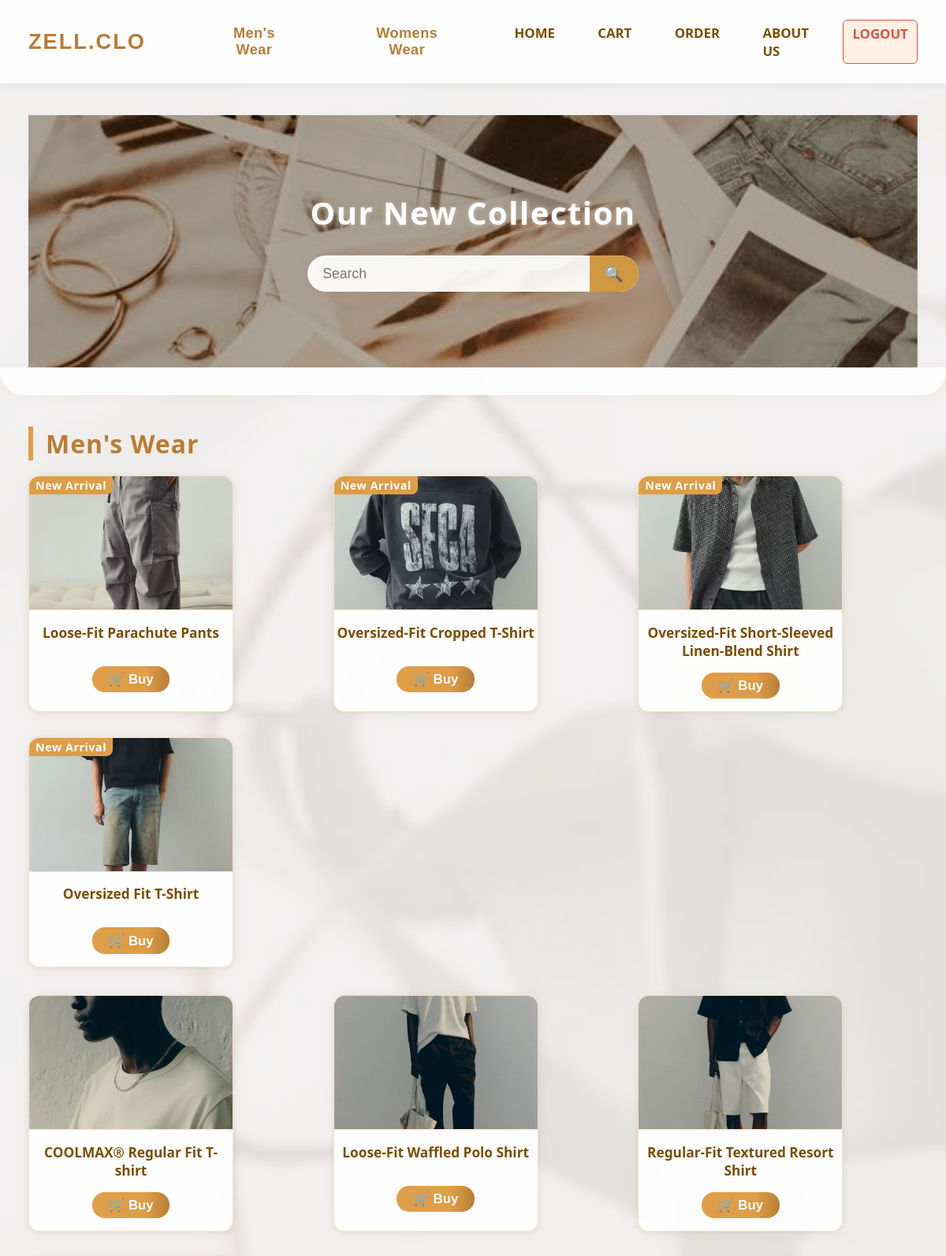
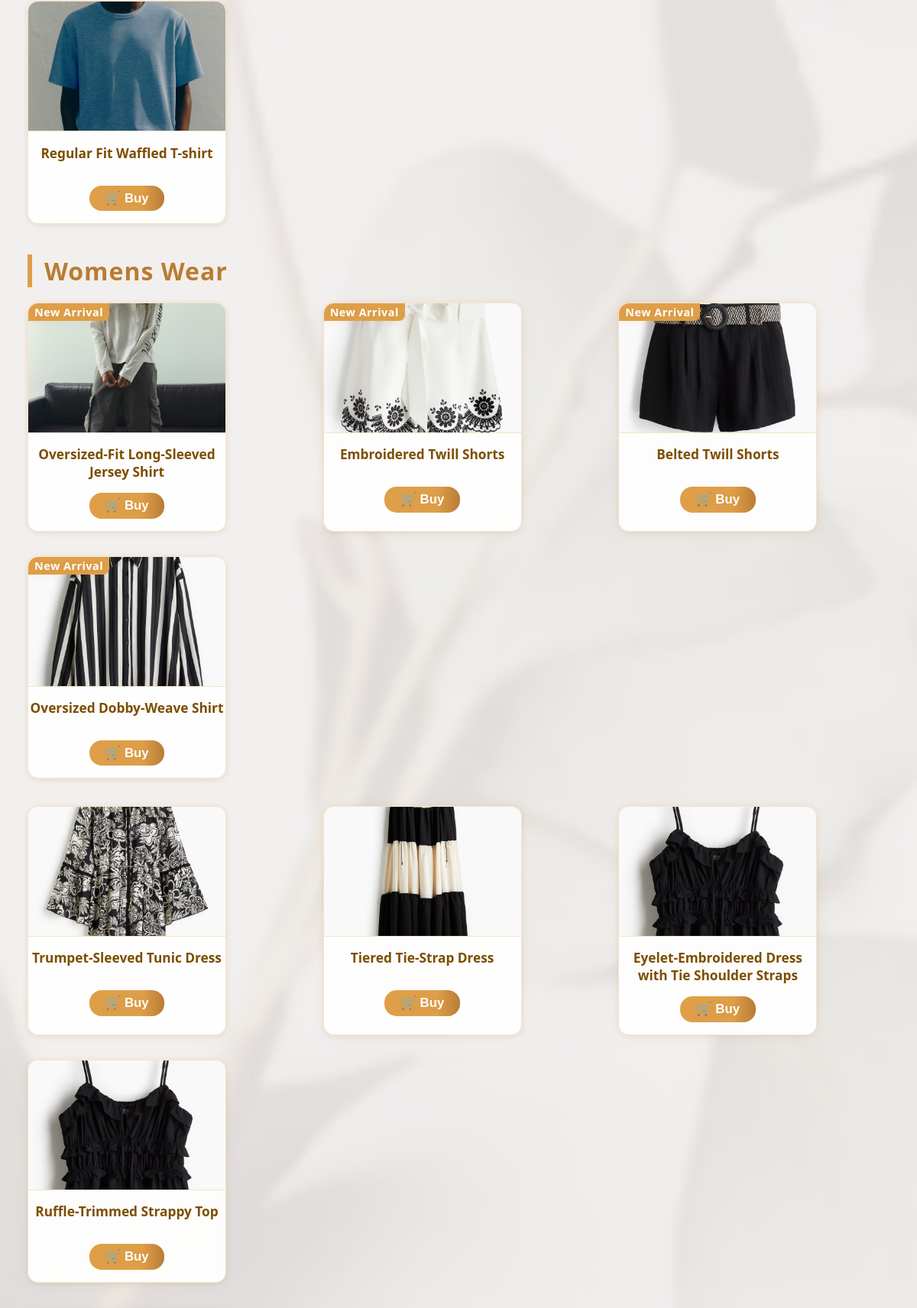
The app's page /welcome.php (signed in, upper part) with its own data (2 pictures, top to bottom).
### tables this page shows
CREATE TABLE `products` (
  `product_id` int(11) NOT NULL,
  `name` varchar(255) NOT NULL,
  `description` text DEFAULT NULL,
  `price` decimal(10,2) NOT NULL,
  `image` varchar(255) DEFAULT NULL,
  `stock` int(11) DEFAULT 0,
  `category` varchar(50) NOT NULL,
  `sizes` varchar(255) NOT NULL,
  `username` varchar(255) NOT NULL,
  `user_id` int(11) NOT NULL,
  `active` tinyint(1) DEFAULT 1
);

### welcome.php (the view, shortened to what this page needs)
<?php
$conn = OpenCon();
$categoryNewArrivals = [
    'mens' => [],
    'womens' => [],
];
$mensStmt = $conn->prepare("
    SELECT MAX(product_id) as product_id
    FROM products
    WHERE LOWER(category) IN ('mens_wear', 'menswear', \"men's wear\")
    GROUP BY LOWER(name), price, LOWER(image)
    ORDER BY product_id DESC
    LIMIT 4
");
$mensStmt->execute();
$mensResult = $mensStmt->get_result();
while ($row = $mensResult->fetch_assoc()) {
    $categoryNewArrivals['mens'][] = $row['product_id'];
}
$womensStmt = $conn->prepare("
    SELECT MAX(product_id) as product_id
    FROM products
    WHERE LOWER(category) IN ('womens_wear', 'womenswear', 'womens wear')
    GROUP BY LOWER(name), price, LOWER(image)
    ORDER BY product_id DESC
    LIMIT 4
");
$womensStmt->execute();
$womensResult = $womensStmt->get_result();
while ($row = $womensResult->fetch_assoc()) {
    $categoryNewArrivals['womens'][] = $row['product_id'];
}
$stmt = $conn->prepare("SELECT product_id, name, price, image, category, active FROM products ORDER BY product_id DESC");
$stmt->execute();
$result = $stmt->get_result();
$allProducts = $result->fetch_all(MYSQLI_ASSOC);
$products = [];
$seen = [];
foreach ($allProducts as $product) {
    if (isset($product['active']) && $product['active'] != 1) continue;
    $key = strtolower(trim($product['name'])) . '|' . $product['price'] . '|' . strtolower(trim($product['image']));
    if (!isset($seen[$key])) {
        $products[] = $product;
        $seen[$key] = true;
    }
}
$categoryProducts = [
    'mens' => ['new' => [], 'old' => []],
    'womens' => ['new' => [], 'old' => []],
];
foreach ($products as $product) {
    $cat = '';
    if (
        isset($product['category']) &&
        (strtolower($product['category']) === 'mens_wear' || strtolower($product['category']) === 'menswear' || strtolower($product['category']) === "men's wear")
    ) {
        $cat = 'mens';
    } elseif (
        isset($product['category']) &&
        (strtolower($product['category']) === 'womens_wear' || strtolower($product['category']) === 'womenswear' || strtolower($product['category']) === "womens wear")
    ) {
        $cat = 'womens';
    }
    if ($cat) {
        if (in_array($product['product_id'], $categoryNewArrivals[$cat])) {
            $categoryProducts[$cat]['new'][] = $product;
        } else {
            $categoryProducts[$cat]['old'][] = $product;
        }
    }
}
?>
<!DOCTYPE html>
<html lang="en">
<head>
</head>
<body>
  <header>
    <div class="logo">ZELL.CLO</div>
    <div class="filters" style="margin: 0;">
      <button onclick="location.href='#mens-wear-section'">Men's Wear</button>
      <button onclick="location.href='#womens-wear-section'">Womens Wear</button>
    </div>
    <nav>
      <a href="#">HOME</a>
      <a href="cart.php">CART</a>
      <a href="orders.php">ORDER</a>
      <a href="#">ABOUT US</a>
      <a href="logout.php" style="color: red; font-weight: bold;">LOGOUT</a>
    </nav>
  </header>
  <section class="hero">
  <h1>Our New Collection</h1>
    <form class="search-bar">
      <input type="text" id="search-input" name="search" placeholder="Search" />
      <button type="submit">🔍</button>
    </form>
  </section>
  <div class="content">
  </div>
  <section id="mens-wear-section">
    <h2>Men's Wear</h2>
    <?php
      $count = 0;
      foreach ($categoryProducts['mens']['new'] as $product):
          if ($count % 4 === 0) {
            echo '<div class="products">';
          }
    ?>
      <div class="product">
        <span style="position:absolute;background:#df9f49;color:#fff;padding:2px 8px;border-radius:0 0 8px 0;left:0;top:0;font-size:0.9em;font-weight:bold;z-index:2;">New Arrival</span>
        <img src="<?php echo htmlspecialchars($product['image']); ?>" alt="<?php echo htmlspecialchars($product['name']); ?>">
        <h3><?php echo htmlspecialchars($product['name']); ?></h3>
        <button onclick="window.location.href='product_details.php?id=<?php echo $product['product_id']; ?>'">🛒 Buy</button>
      </div>
    <?php
          $count++;
      endforeach;
      if ($count > 0) echo '</div>';
    ?>
    <?php
      $count = 0;
      foreach ($categoryProducts['mens']['old'] as $product):
          if ($count % 4 === 0) {
            echo '<div class="products">';
          }
    ?>
      <div class="product">
        <img src="<?php echo htmlspecialchars($product['image']); ?>" alt="<?php echo htmlspecialchars($product['name']); ?>">
        <h3><?php echo htmlspecialchars($product['name']); ?></h3>
        <button onclick="window.location.href='product_details.php?id=<?php echo $product['product_id']; ?>'">🛒 Buy</button>
      </div>
    <?php
          $count++;
      endforeach;
      if ($count > 0) echo '</div>';
    ?>
  </section>
  <section id="womens-wear-section">
    <h2>Womens Wear</h2>
    <?php
      $count = 0;
      foreach ($categoryProducts['womens']['new'] as $product):
          if ($count % 4 === 0) {
            echo '<div class="products">';
          }
    ?>
      <div class="product">
        <span style="position:absolute;background:#df9f49;color:#fff;padding:2px 8px;border-radius:0 0 8px 0;left:0;top:0;font-size:0.9em;font-weight:bold;z-index:2;">New Arrival</span>
        <img src="<?php echo htmlspecialchars($product['image']); ?>" alt="<?php echo htmlspecialchars($product['name']); ?>">
        <h3><?php echo htmlspecialchars($product['name']); ?></h3>
        <button onclick="window.location.href='product_details.php?id=<?php echo $product['product_id']; ?>'">🛒 Buy</button>
      </div>
    <?php
          $count++;
      endforeach;
      if ($count > 0) echo '</div>';
    ?>
    <?php
      $count = 0;
      foreach ($categoryProducts['womens']['old'] as $product):
          if ($count % 4 === 0) {
            if ($count > 0) echo '</div>';
            echo '<div class="products">';
          }
    ?>
      <div class="product">
        <img src="<?php echo htmlspecialchars($product['image']); ?>" alt="<?php echo htmlspecialchars($product['name']); ?>">
        <h3><?php echo htmlspecialchars($product['name']); ?></h3>
        <button onclick="window.location.href='product_details.php?id=<?php echo $product['product_id']; ?>'">🛒 Buy</button>
      </div>
    <?php
          $count++;
      endforeach;
      if ($count > 0) echo '</div>';
    ?>
  </section>
</body>
</html>
</body>
</html>
</body>
</html>

### records on screen
products: image (picture), name "Loose-Fit Parachute Pants"
products: image (picture), name "Oversized-Fit Cropped T-Shirt"
products: image (picture), name "Oversized-Fit Short-Sleeved Linen-Blend Shirt"
products: image (picture), name "Oversized Fit T-Shirt"
products: image (picture), name "COOLMAX® Regular Fit T-shirt"
products: image (picture), name "Loose-Fit Waffled Polo Shirt"
products: image (picture), name "Regular-Fit Textured Resort Shirt"
products: image (picture), name "Regular Fit Waffled T-shirt"
products: image (picture), name "Oversized-Fit Long-Sleeved Jersey Shirt"
products: image (picture), name "Embroidered Twill Shorts"
products: image (picture), name "Belted Twill Shorts"
products: image (picture), name "Oversized Dobby-Weave Shirt"
products: image (picture), name "Trumpet-Sleeved Tunic Dress"
products: image (picture), name "Tiered Tie-Strap Dress"
products: image (picture), name "Eyelet-Embroidered Dress with Tie Shoulder Straps"
products: image (picture), name "Ruffle-Trimmed Strappy Top"
